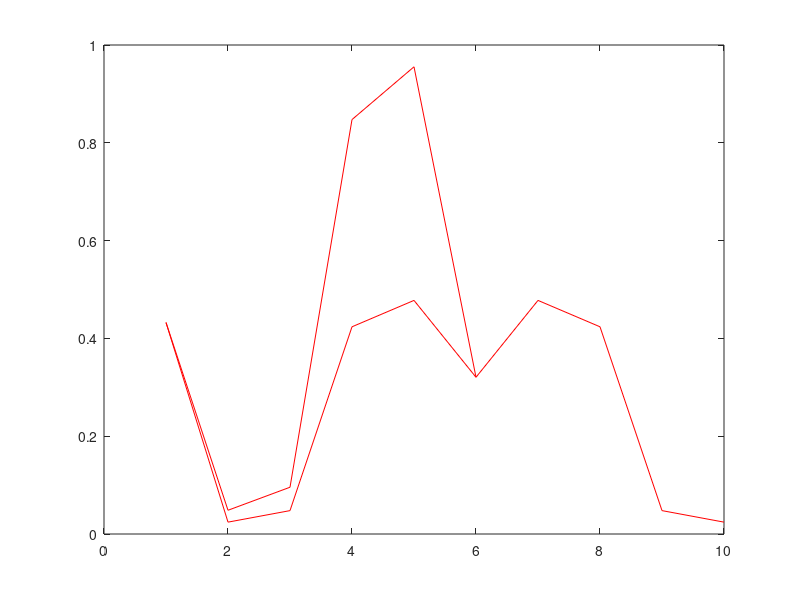

Write MATLAB code to recreate this figure.
% %% 数据在线交互测试
% % 模拟在线产生的数据
% data_x = randn(30, 512);
% config = whos('data_x');
% data2Server = data_x;
% motor_class = 1; % 运动想象类型的编码，上传的时候记得减去1 
% config_data = [512;30;0;motor_class-1];  % 登记上传的数据的相关参数，分别是WindowLength，channels，空出来的数据（暂时置为0），运动想象类别
% time_out = 60; % 投送数据包的等待时间
% tcpipClient = tcpip('172.18.22.21', 8888,'NetworkRole','Client');
% set(tcpipClient,'OutputBufferSize',4*999*30*256*8*10);%2048*4096 67108880+64
% set(tcpipClient,'Timeout',time_out);
% tcpipClient.InputBufferSize = 8388608;%8M
% tcpipClient.ByteOrder = 'bigEndian';
% fopen(tcpipClient);
% disp("连接成功")
% disp("数据发送")
% 
% send_order = 1.0;  % 发送命令控制，用于控制服务器，命令为1是实时交互命令，命令为3是上传数据的命令
% send_data = [send_order; config_data(:); data2Server(:)];
% config_send = whos('send_data');   % whos('send_data')将返回该变量的名称、大小、字节数、类型等信息
% fwrite(tcpipClient,[config_send.bytes/2; send_data],'float32');  % 这里matlab的double是8个字节，然后这里使用的4字节的float32传输，所以config_send.bytes要除以2，表示使用4字节的float32形式传输用了多少个字节
% 
% % 接收数据
% disp("数据接收")
% recv_data = [];
% %重复多次接收
% h=waitbar(0,'正在接收数据');
% while isempty(recv_data)
%     recv_data=fread(tcpipClient);%读取第一组数据
% end
% header = convertCharsToStrings(native2unicode(recv_data,'utf-8'));
% recv_bytes = str2double(regexp(header,'(?<=(L": )).*?(?=(,|$))','match'))-2;%正则化提取数据大小
% while length(recv_data)<recv_bytes
%     if recv_data(end)==125
%         break
%     end
%     waitbar(length(recv_data)/recv_bytes)
%     recv_package = [];
%     while isempty(recv_package)
%         try
%             recv_package=fread(tcpipClient);
%         catch
%             continue
%         end
%     end
%     recv_data = vertcat(recv_data,recv_package);
% end
% close(h)
% chararray = native2unicode(recv_data,'utf-8');
% str = convertCharsToStrings(chararray);  % 接收到的数据，为字典格式
% try
%     dic = jsondecode(str);%将json形式的字典数据里面的矩阵数据提取
%     R = dic.R;
%     disp('接收到数据: ')
%     disp(R)
% catch
%     disp('WARNNING:接收不完全')
% end
% disp('连接断开')
% 
% fclose(tcpipClient);

% MotorClasses = 3; 
% MajorPoportion = 0.6;
% TrialNum = 40;
% DiffLevels = [2,1,3];  % MajorPoportion 每一个session中的主要动作的比例；TrailNum 每一个session中的trial数量, DiffLevels从低到高生成难度的矩阵，矩阵里的数值越高表示难度越高 
%     
% for SessionIndex = 1:MotorClasses  % 这里的SessionIndex也是主要难度对应的位置
%     session = [];
%     MotorMain = DiffLevels(1, SessionIndex);  % 主要成分的运动
%     NumMain = round(TrialNum * MajorPoportion);  
%     session = [session, repmat(MotorMain, 1, NumMain)];
% 
%     indices = find(DiffLevels==MotorMain);  % 找到MotorMain对应的index
%     DiffLevels_ = DiffLevels;
%     DiffLevels_(indices) = [];  % 去掉MotorMain的剩下的难度矩阵
% 
%     for i_=1:(MotorClasses - 1)
%         MotorMinor = DiffLevels_(1, i_);  % 剩下的几个动作
%         MinorProportion =  (1-MajorPoportion)/(MotorClasses - 1);  % 剩下动作的比重
%         NumMinor = round(TrialNum * MinorProportion);
%         session = [session, repmat(MotorMinor, 1, NumMinor)];  % 添加剩下的动作
%     end    
%     session = [session, repmat(0, 1, NumMinor)];  % 添加和剩下动作一致比例的空想动作
%     %save(FunctionNowFilename(['Online_EEGMI_session_', num2str(SessionIndex)], '.mat' ),'session');  % 存储相关数据，后面存储用
%     save(['Online_EEGMI_session_', num2str(SessionIndex), '_', '.mat'],'session');  % 存储相关数据，后面存储用
% end
    
% 取单边频谱的测试
x = randn([1,10]);
Fs = 20;
% x: 输入信号
% Fs: 采样频率
% f: 频率向量
% P1: 单侧频谱的功率

L = length(x); % 信号长度
Y = fft(x); % 计算傅里叶变换
P2 = abs(Y/L); % 计算双侧频谱
plot( (1:10), P2,"r");  % 绘制难度变化
hold on
P1 = P2(1:L/2+1); % 计算单侧频谱
P1(2:end-1) = 2*P1(2:end-1); % 计算功率
f = Fs*(0:(L/2))/L; % 定义频率向量
plot( (1:6), P1,"r");  % 绘制难度变化

